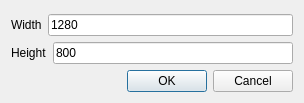
<?xml version="1.0" encoding="UTF-8"?>
<ui version="4.0">
 <class>SizeDialog</class>
 <widget class="QDialog" name="SizeDialog">
  <property name="geometry">
   <rect>
    <x>0</x>
    <y>0</y>
    <width>304</width>
    <height>103</height>
   </rect>
  </property>
  <property name="windowTitle">
   <string>Size</string>
  </property>
  <layout class="QVBoxLayout" name="verticalLayout">
   <item>
    <spacer name="verticalSpacer">
     <property name="orientation">
      <enum>Qt::Vertical</enum>
     </property>
     <property name="sizeHint" stdset="0">
      <size>
       <width>20</width>
       <height>40</height>
      </size>
     </property>
    </spacer>
   </item>
   <item>
    <layout class="QHBoxLayout" name="horizontalLayout">
     <item>
      <widget class="QLabel" name="label">
       <property name="text">
        <string>Width</string>
       </property>
      </widget>
     </item>
     <item>
      <widget class="QLineEdit" name="widthSize">
       <property name="text">
        <string>1280</string>
       </property>
      </widget>
     </item>
    </layout>
   </item>
   <item>
    <layout class="QHBoxLayout" name="horizontalLayout_2">
     <item>
      <widget class="QLabel" name="label_2">
       <property name="text">
        <string>Height</string>
       </property>
      </widget>
     </item>
     <item>
      <widget class="QLineEdit" name="heightSize">
       <property name="text">
        <string>800</string>
       </property>
      </widget>
     </item>
    </layout>
   </item>
   <item>
    <widget class="QDialogButtonBox" name="buttonBox">
     <property name="orientation">
      <enum>Qt::Horizontal</enum>
     </property>
     <property name="standardButtons">
      <set>QDialogButtonBox::Cancel|QDialogButtonBox::Ok</set>
     </property>
    </widget>
   </item>
  </layout>
 </widget>
 <resources/>
 <connections>
  <connection>
   <sender>buttonBox</sender>
   <signal>accepted()</signal>
   <receiver>SizeDialog</receiver>
   <slot>accept()</slot>
   <hints>
    <hint type="sourcelabel">
     <x>248</x>
     <y>254</y>
    </hint>
    <hint type="destinationlabel">
     <x>157</x>
     <y>274</y>
    </hint>
   </hints>
  </connection>
  <connection>
   <sender>buttonBox</sender>
   <signal>rejected()</signal>
   <receiver>SizeDialog</receiver>
   <slot>reject()</slot>
   <hints>
    <hint type="sourcelabel">
     <x>316</x>
     <y>260</y>
    </hint>
    <hint type="destinationlabel">
     <x>286</x>
     <y>274</y>
    </hint>
   </hints>
  </connection>
 </connections>
</ui>
